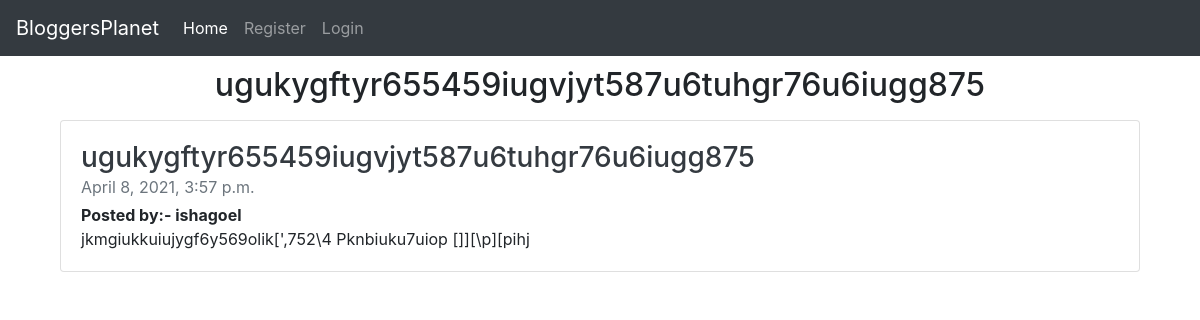
The app's page /blog_detail/5 with its own data.
### myapp1/models.py (models this page shows, shortened)
class Blog(models.Model):
    user_id=models.ForeignKey(User,on_delete=models.CASCADE)
    title=models.CharField(max_length=150)
    dsc=models.TextField()
    date= models.DateTimeField(auto_now_add=True,null=True)

### myapp1/views.py (the view)
# urls.py: path('blog_detail/<int:id>', views.blog_detail,name='blog_detail'),
def blog_detail(request,id):
    blog=Blog.objects.get(id=id)
    context={'blog':blog}
    return render(request,'blog_detail.html',context)

### templates/blog_detail.html (shortened to what this page needs)
<!DOCTYPE html>
<html lang="en">
<head>
    <link rel="stylesheet" href="https://maxcdn.bootstrapcdn.com/bootstrap/4.0.0/css/bootstrap.min.css">
    <link href="//maxcdn.bootstrapcdn.com/bootstrap/4.0.0/css/bootstrap.min.css" rel="stylesheet" id="bootstrap-css">
</head>
<body>
<nav class="navbar navbar-expand-lg navbar-dark bg-dark">
  <a class="navbar-brand" href="#">BloggersPlanet</a>
  <div class="collapse navbar-collapse" id="navbarSupportedContent">
    <ul class="navbar-nav mr-auto">
      <li class="nav-item active">
        <a class="nav-link" href="/">Home <span class="sr-only">(current)</span></a>
      </li>
      {%if user.is_authenticated%}
      <li class="nav-item">
        <a class="nav-link" href="/">{{request.user}}</a>
      </li>
      {% if user.id == blog.user_id_id%}
      <li class="nav-item">
        <a class="nav-link btn btn-primary mx-3" style="width:60px;" href="/edit/{{blog.id}}">Edit</a>
      </li>
      <li class="nav-item">
        <a class="nav-link btn btn-danger" href="/delete/{{blog.id}}">Delete</a>
      </li>
      {% endif%}
      {% else %}
      <li class="nav-item">
        <a class="nav-link" href="/register">Register</a>
      </li>
      <li class="nav-item">
        <a class="nav-link " href="/login">Login</a>
      </li>
      {%endif%}
    </ul>
  </div>
</nav>
<h2 class="text-center" style="margin:10px;">{{blog.title}} </h2>
<div class="container my-3">
  <div class="col-md-12">
          <div class="card flex-md-row mb-4 box-shadow h-md-250">
            <div class="card-body d-flex flex-column align-items-start">
              <h3 class="mb-0">
                <a class="text-dark" href="#">{{blog.title}}</a>
              </h3>
              <div class="mb-1 text-muted">{{blog.date}}</div>
              <b>Posted by:- {{blog.user_id.username}}</b>
              <p class="card-text mb-auto">{{blog.dsc}}</p>
            </div>
          </div>
        </div>
</div>
</body>
</html>

### records on screen
Blog: title "ugukygftyr655459iugvjyt587u6tuhgr76u6iugg875", date "April 8, 2021, 3:57 p.m.", user_id.username "ishagoel", dsc "jkmgiukkuiujygf6y569olik[',752\\4 Pknbiuku7uiop []][\\p][pihj"
